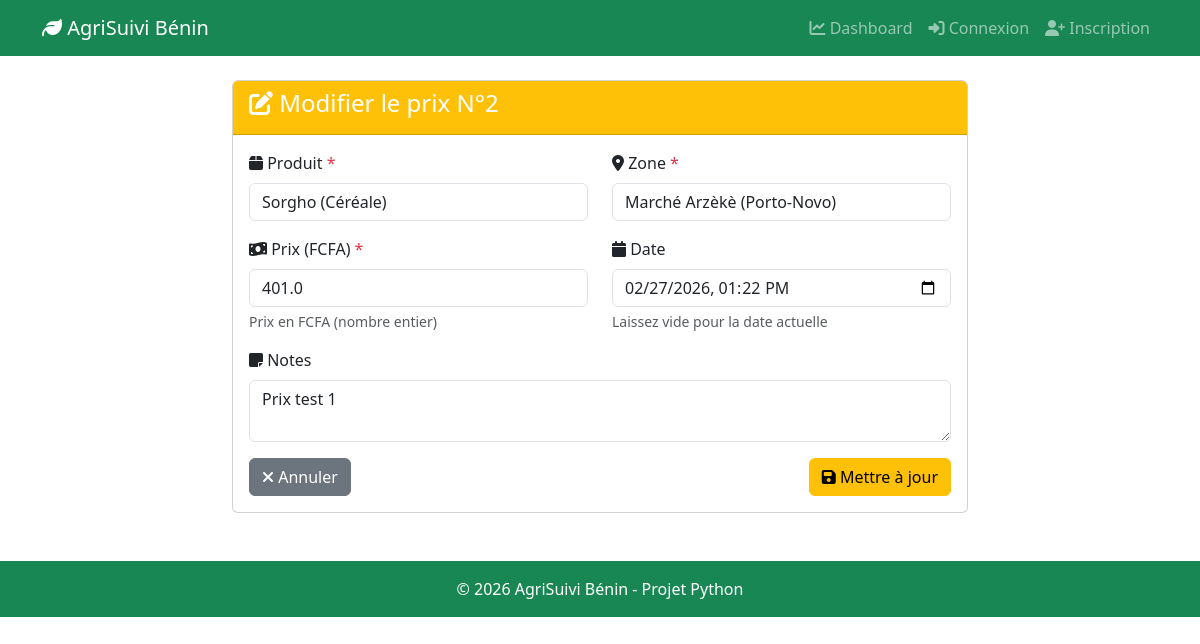
Screenshot of /prices/edit/2 (signed in) with the database file from the repository.
### models.py (models this page shows)
class Price(Base):
    __tablename__ = "prices"
    id = Column(Integer, primary_key=True, index=True)
    product_id = Column(Integer, ForeignKey("products.id"))
    zone_id = Column(Integer, ForeignKey("zones.id"))
    price = Column(Float)
    date = Column(DateTime, default=datetime.now)
    notes = Column(Text, nullable=True)
    created_by = Column(Integer, ForeignKey("users.id"), nullable=True)
    product = relationship("Product", back_populates="prices")
    zone = relationship("Zone", back_populates="prices")
    creator = relationship("User")

class Product(Base):
    __tablename__ = "products"
    id = Column(Integer, primary_key=True, index=True)
    name = Column(String(100), index=True)
    category = Column(String(50))
    unit = Column(String(20))
    description = Column(Text, nullable=True)
    created_at = Column(DateTime, default=datetime.now)
    created_by = Column(Integer, ForeignKey("users.id"), nullable=True)
    stocks = relationship("Stock", back_populates="product")
    prices = relationship("Price", back_populates="product")
    creator = relationship("User")

class Zone(Base):
    __tablename__ = "zones"
    id = Column(Integer, primary_key=True, index=True)
    name = Column(String(100), index=True)
    type = Column(String(50))
    department = Column(String(50))
    city = Column(String(100))
    created_at = Column(DateTime, default=datetime.now)
    stocks = relationship("Stock", back_populates="zone")
    prices = relationship("Price", back_populates="zone")

### main.py (the view)
@app.get("/prices/edit/{price_id}")
async def edit_price_form(request: Request, price_id: int, db: Session = Depends(get_db)):
    user = getattr(request.state, 'user', None)
    if not user:
        return RedirectResponse(url="/login", status_code=303)
    price = db.query(models.Price).filter(models.Price.id == price_id).first()
    if not price:
        return RedirectResponse(url="/prices", status_code=303)
    products = db.query(models.Product).order_by(models.Product.name).all()
    zones = db.query(models.Zone).order_by(models.Zone.name).all()
    return templates.TemplateResponse(
        "prices/edit.html",
        {
            "request": request,
            "price": price,
            "products": products,
            "zones": zones
        }
    )

### templates/prices/edit.html (shortened to what this page needs)
{% extends "base.html" %}
{% block content %}
<div class="row justify-content-center">
    <div class="col-md-8">
        <div class="card">
            <div class="card-header bg-warning text-white">
                <h4><i class="fas fa-edit"></i> Modifier le prix N°{{ price.id }}</h4>
            </div>
            <div class="card-body">
                <form method="post" id="priceForm" onsubmit="return validateForm()">
                    <div class="row">
                        <div class="col-md-6 mb-3">
                            <label for="product_id" class="form-label">
                                <i class="fas fa-box"></i> Produit <span class="text-danger">*</span>
                            </label>
                            <select class="form-control" id="product_id" name="product_id" required>
                                {% for product in products %}
                                <option value="{{ product.id }}"
                                    {% if product.id == price.product_id %}selected{% endif %}>
                                    {{ product.name }} ({{ product.category }})
                                </option>
                                {% endfor %}
                            </select>
                        </div>
                        <div class="col-md-6 mb-3">
                            <label for="zone_id" class="form-label">
                                <i class="fas fa-map-marker-alt"></i> Zone <span class="text-danger">*</span>
                            </label>
                            <select class="form-control" id="zone_id" name="zone_id" required>
                                {% for zone in zones %}
                                <option value="{{ zone.id }}"
                                    {% if zone.id == price.zone_id %}selected{% endif %}>
                                    {{ zone.name }} ({{ zone.city }})
                                </option>
                                {% endfor %}
                            </select>
                        </div>
                    </div>
                    <div class="row">
                        <div class="col-md-6 mb-3">
                            <label for="price" class="form-label">
                                <i class="fas fa-money-bill-wave"></i> Prix (FCFA) <span class="text-danger">*</span>
                            </label>
                            <input type="number" step="1" min="1" class="form-control"
                                   id="price" name="price"
                                   value="{{ price.price }}"
                                   placeholder="Ex: 1500" required>
                            <div class="form-text">Prix en FCFA (nombre entier)</div>
                        </div>
                        <div class="col-md-6 mb-3">
                            <label for="date" class="form-label">
                                <i class="fas fa-calendar"></i> Date
                            </label>
                            <input type="datetime-local" class="form-control"
                                   id="date" name="date"
                                   value="{{ price.date.strftime('%Y-%m-%dT%H:%M') if price.date else '' }}">
                            <div class="form-text">Laissez vide pour la date actuelle</div>
                        </div>
                    </div>
                    <div class="mb-3">
                        <label for="notes" class="form-label">
                            <i class="fas fa-sticky-note"></i> Notes
                        </label>
                        <textarea class="form-control" id="notes" name="notes"
                                  rows="2" placeholder="Informations complémentaires...">{{ price.notes or '' }}</textarea>
                    </div>
                    <div class="d-flex justify-content-between">
                        <a href="/prices" class="btn btn-secondary">
                            <i class="fas fa-times"></i> Annuler
                        </a>
                        <button type="submit" class="btn btn-warning">
                            <i class="fas fa-save"></i> Mettre à jour
                        </button>
                    </div>
                </form>
            </div>
        </div>
    </div>
</div>
{% endblock %}

### rows the page displays
Price: id "2", product_id "Sorgho (Céréale)", zone_id "Marché Arzèkè (Porto-Novo)", price "401.0", date "02/27/2026 13:22", notes "Prix test 1"
